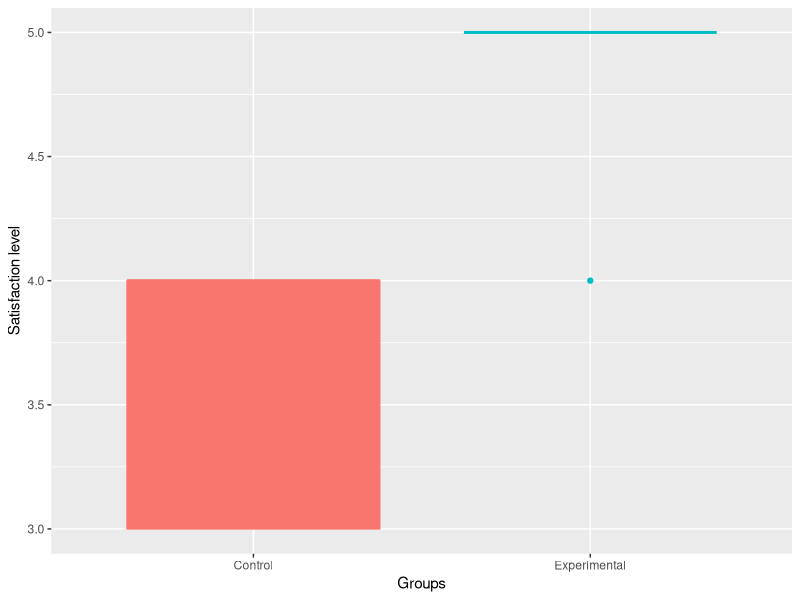

Generate this figure with R:
#UTILIDAD PERCIBIDA

#¿Cuál es el nivel de utilidad de la guía en tu trabajo como docente de 
#arquitectura de software

#install.packages("tidyverse")

historial <- read.csv("./data.csv",sep="\t")
View(historial)
library(ggplot2)
library(dplyr) #para usar la funcion %>%


ggplot(historial, aes(Group, Satisfaction_level, fill=Group, color=Group ))+
  geom_boxplot(alph=0.4)+
  theme(legend.position = "none")+
  labs(y="Satisfaction level", x="Groups")

#Ahora, vamos a analizar los promedios de las muestras 
historial %>%
  group_by(Group) %>%
  summarize (total = n(),
             satisfaccion_promedio = mean(Satisfaction_level))